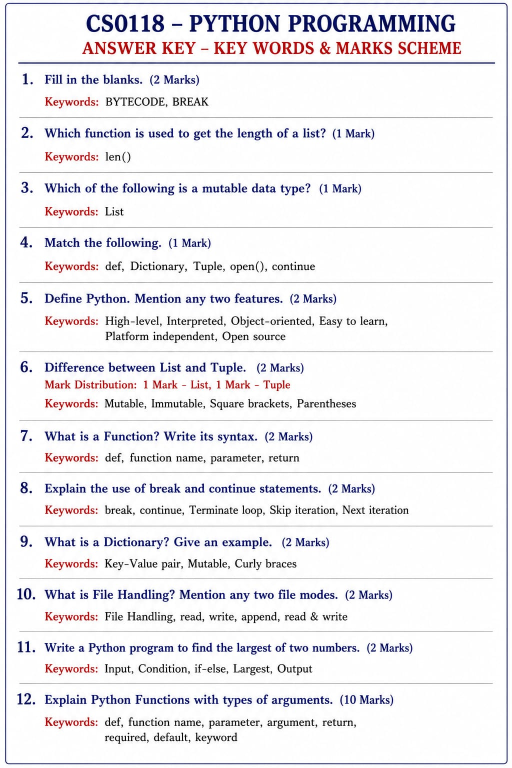
#> input picture answer_keys/key16_380f3008b7364c02a3da7e1b937b6b7d_WhatsApp_Image_2026-07-30_at_7.52.13_PM.jpeg, 1024 x 1536 px (shown at 1/2 size)
$ python -i preprocess.py   (imports and definitions only)
#> lines starting #> are read from the running program, lines starting #| are printed output that depends on the picture; after the words box and inside, x2 and y2 are one past the last pixel; in counts of white or black regions, pixels touching at a corner belong together
#> in preprocess_image, image is the input picture: shape (1536, 1024, 3); mean B, G, R 239.5, 236.5, 237.8
"""
image_processing/preprocess.py
---------------------------------
Module 3: Answer Sheet Scanning Module
Image preprocessing pipeline for scanned/photographed answer sheets.

Steps applied (in order):
  1. Resize (cap max dimension for consistent, fast processing)
  2. Grayscale conversion
  3. Contrast enhancement (CLAHE)
  4. Noise removal (denoising)
  5. Deskew (straighten rotated pages)
  6. Adaptive thresholding (binarize for cleaner OCR)
  7. Sharpening
"""

import cv2
import numpy as np


MAX_DIMENSION = 2000


def _resize(image):
    h, w = image.shape[:2]
#> h = 1536; w = 1024
    longest = max(h, w)
#> longest = 1536
    if longest > MAX_DIMENSION:
        scale = MAX_DIMENSION / longest
        image = cv2.resize(image, (int(w * scale), int(h * scale)), interpolation=cv2.INTER_AREA)
    return image


def _grayscale(image):
    if len(image.shape) == 3:
        return cv2.cvtColor(image, cv2.COLOR_BGR2GRAY)
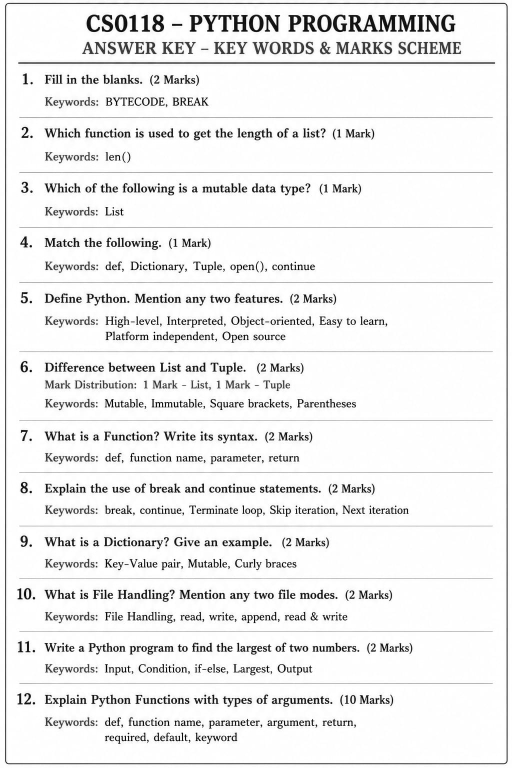
#> returned value: shape (1536, 1024) (shown at 1/2 size); min 0, max 255, mean 237.2
    return image


def _enhance_contrast(gray):
    clahe = cv2.createCLAHE(clipLimit=2.0, tileGridSize=(8, 8))
    return clahe.apply(gray)


def _remove_noise(gray):
    return cv2.fastNlMeansDenoising(gray, h=10)


def _deskew(gray):
    """Detects the dominant skew angle of the text block and rotates to correct it."""
    inverted = cv2.bitwise_not(gray)
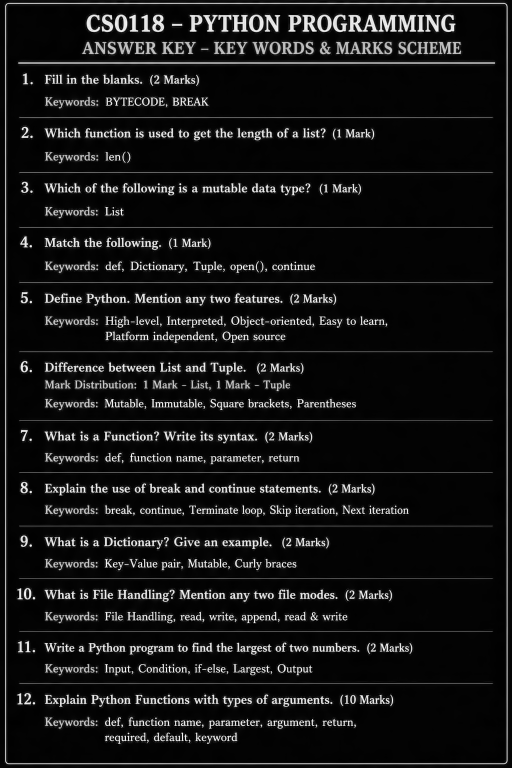
#> inverted: shape (1536, 1024) (shown at 1/2 size); min 0, max 254, mean 21.5
    thresh = cv2.threshold(inverted, 0, 255, cv2.THRESH_BINARY | cv2.THRESH_OTSU)[1]
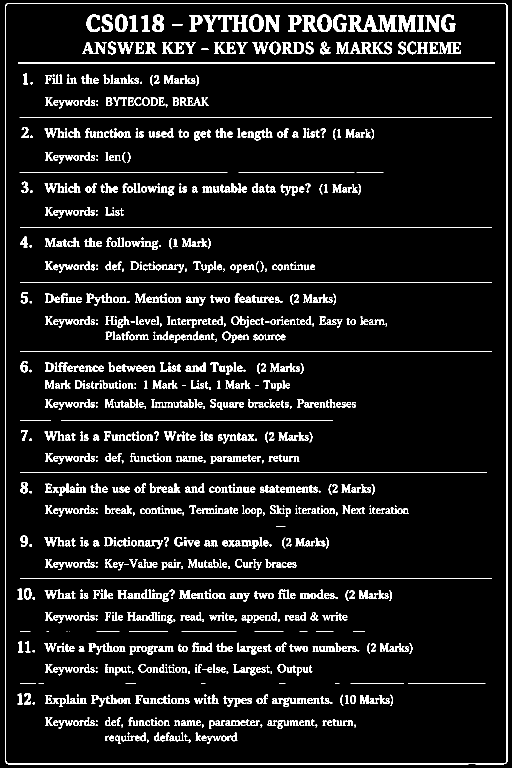
#> thresh: shape (1536, 1024) (shown at 1/2 size); 8% white; 1173 white regions (156 under 20 px), largest, box (x1, y1, x2, y2) and area: (10, 6, 1015, 1529) 10091, (36, 125, 990, 128) 1909, (697, 30, 756, 64) 1005
    coords = np.column_stack(np.where(thresh > 0))
#> coords = 126385 pairs, first value 6 to 1528, second value 10 to 1014

    if coords.shape[0] < 50:
        return gray  # not enough foreground pixels to reliably detect skew

    angle = cv2.minAreaRect(coords)[-1]
#> angle = -90
    if angle < -45:
        angle = -(90 + angle)
#> angle = 0
    else:
        angle = -angle

    # Ignore negligible or clearly-wrong angles rather than over-rotating.
    if abs(angle) < 0.3 or abs(angle) > 15:
        return gray

    (h, w) = gray.shape[:2]
    center = (w // 2, h // 2)
    matrix = cv2.getRotationMatrix2D(center, angle, 1.0)
    rotated = cv2.warpAffine(
        gray, matrix, (w, h), flags=cv2.INTER_CUBIC, borderMode=cv2.BORDER_REPLICATE
    )
    return rotated


def _threshold(gray):
    return cv2.adaptiveThreshold(
        gray, 255, cv2.ADAPTIVE_THRESH_GAUSSIAN_C, cv2.THRESH_BINARY, 31, 15
    )
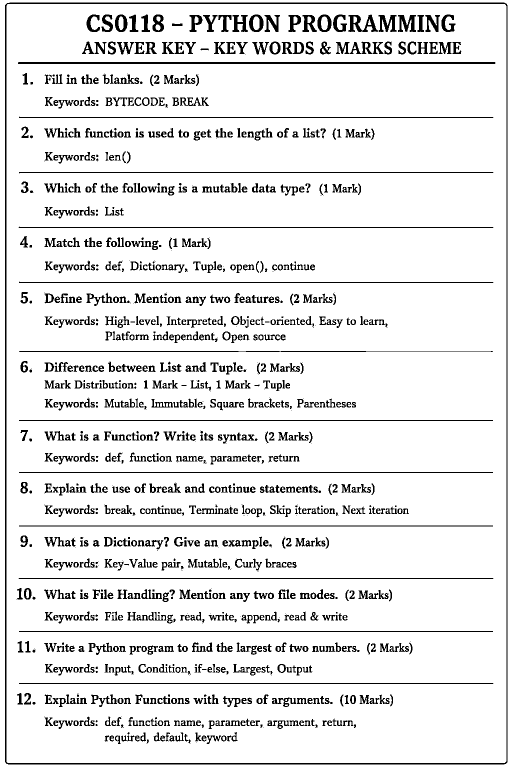
#> returned value: shape (1536, 1024) (shown at 1/2 size); 90.5% white; 1276 black regions (250 under 20 px), largest, box (x1, y1, x2, y2) and area: (10, 5, 1015, 1529) 13582, (36, 124, 991, 128) 3817, (37, 453, 987, 456) 1899


def _sharpen(image):
    kernel = np.array([[0, -1, 0], [-1, 5, -1], [0, -1, 0]])
    return cv2.filter2D(image, -1, kernel)


def preprocess_image(input_path, output_path):
    """
    Runs the full preprocessing pipeline on the image at input_path
    and writes the result to output_path.
    Returns output_path on success.
    """
    image = cv2.imread(input_path)
    if image is None:
        raise ValueError(f"Could not read image at {input_path}")

    image = _resize(image)
    gray = _grayscale(image)
    gray = _enhance_contrast(gray)
    gray = _remove_noise(gray)
    gray = _deskew(gray)
    binary = _threshold(gray)
    result = _sharpen(binary)

    cv2.imwrite(output_path, result)
    return output_path

>>> result = preprocess_image('../answer_keys/key16_380f3008b7364c02a3da7e1b937b6b7d_WhatsApp_Image_2026-07-30_at_7.52.13_PM.jpeg', 'out.png')

$ run again, on answer_keys/10_6a4f18dce987479d8acbabcb1aa1080b.jpeg
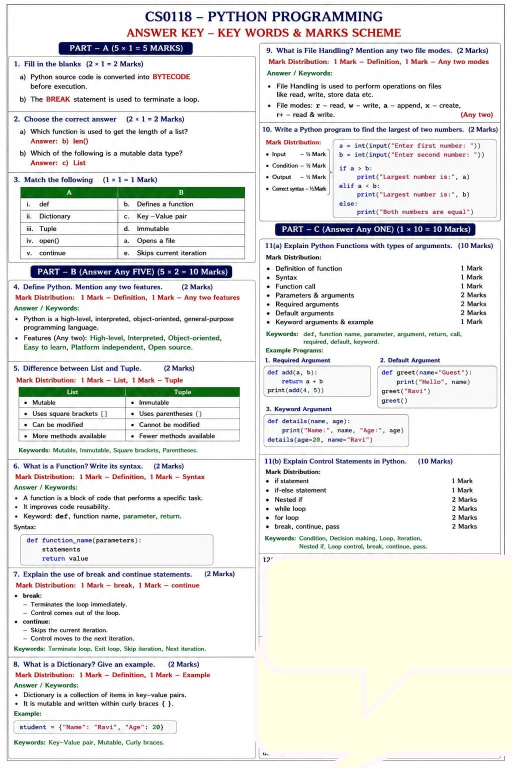
#> input picture answer_keys/10_6a4f18dce987479d8acbabcb1aa1080b.jpeg, 1024 x 1536 px (shown at 1/2 size)
#> in preprocess_image, image is the input picture: shape (1536, 1024, 3); mean B, G, R 229.1, 232.1, 231.8
#> in _deskew, `thresh = cv2.threshold(inverted, 0, 255, cv2.THRESH_BINARY | cv2.THRES..`:
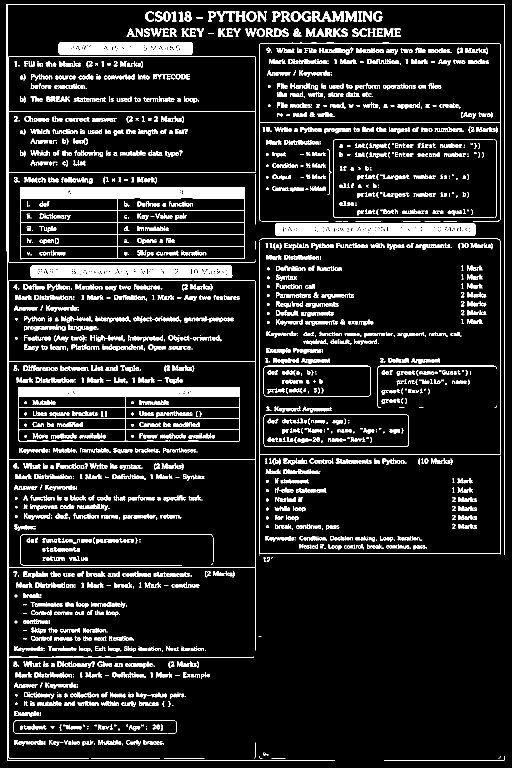
#> thresh: shape (1536, 1024) (shown at 1/2 size); 11.7% white; 2437 white regions (572 under 20 px), largest, box (x1, y1, x2, y2) and area: (41, 374, 490, 519) 13235, (37, 774, 480, 883) 10837, (550, 446, 951, 472) 9344
#> coords = 184222 pairs, first value 8 to 1521, second value 13 to 1009
#> in _deskew, `angle = cv2.minAreaRect(coords)[-1]`: angle = -90
#> in _deskew, `angle = -(90 + angle)`: angle = 0
#> in _threshold, `return cv2.adaptiveThreshold( gray, 255, cv2.ADAPTIVE_THRESH_GAUSSIAN_..`:
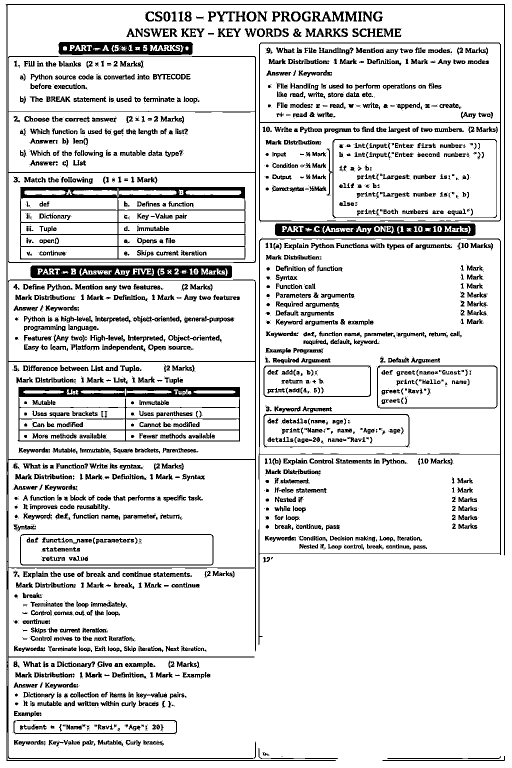
#> returned value: shape (1536, 1024) (shown at 1/2 size); 87% white; 2851 black regions (1151 under 20 px), largest, box (x1, y1, x2, y2) and area: (12, 8, 1010, 1522) 16732, (40, 374, 491, 520) 11372, (36, 774, 480, 883) 10094

$ run again, on answer_keys/10_be769b30af674cf499634a8712a35e0a.jpeg
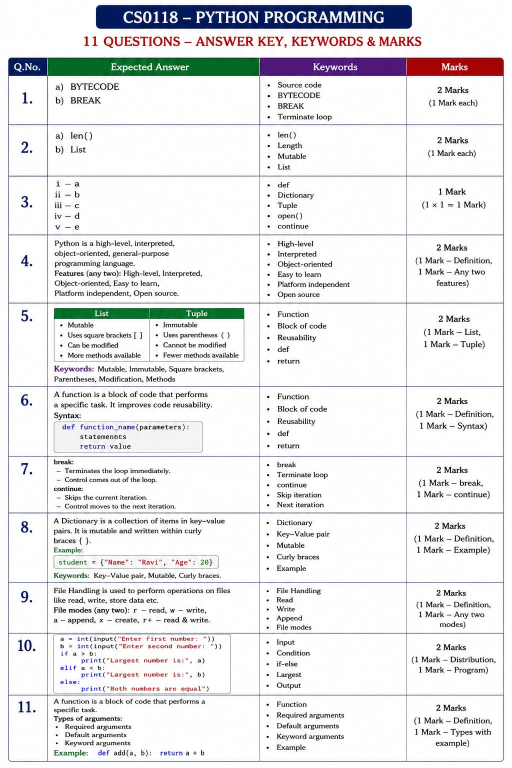
#> input picture answer_keys/10_be769b30af674cf499634a8712a35e0a.jpeg, 1024 x 1536 px (shown at 1/2 size)
#> in preprocess_image, image is the input picture: shape (1536, 1024, 3); mean B, G, R 233, 231.7, 231.3
#> in _deskew, `thresh = cv2.threshold(inverted, 0, 255, cv2.THRESH_BINARY | cv2.THRES..`:
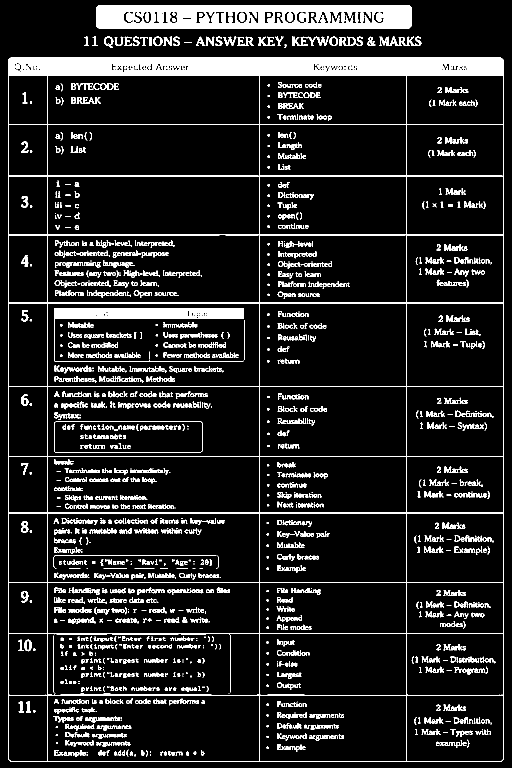
#> thresh: shape (1536, 1024) (shown at 1/2 size); 11.4% white; 1889 white regions (397 under 20 px), largest, box (x1, y1, x2, y2) and area: (16, 115, 1008, 1524) 60041, (192, 10, 824, 58) 24710, (108, 616, 488, 723) 8532
#> coords = 178804 pairs, first value 10 to 1523, second value 16 to 1007
#> in _deskew, `angle = cv2.minAreaRect(coords)[-1]`: angle = -90
#> in _deskew, `angle = -(90 + angle)`: angle = 0
#> in _threshold, `return cv2.adaptiveThreshold( gray, 255, cv2.ADAPTIVE_THRESH_GAUSSIAN_..`:
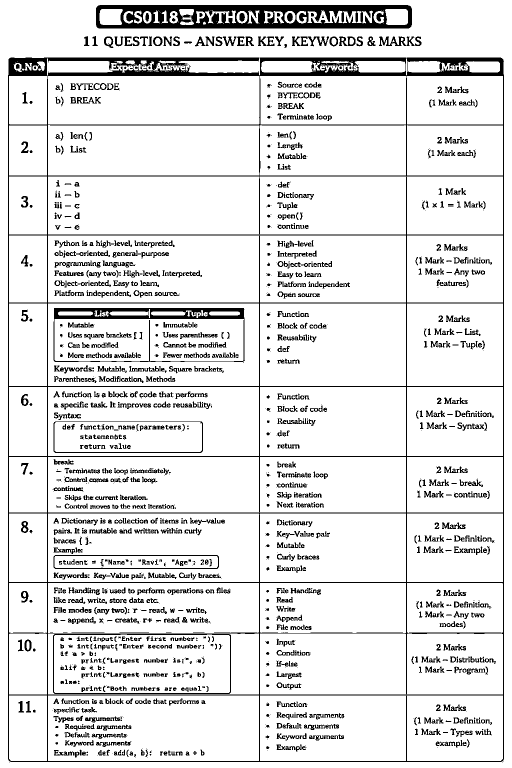
#> returned value: shape (1536, 1024) (shown at 1/2 size); 88.6% white; 1942 black regions (555 under 20 px), largest, box (x1, y1, x2, y2) and area: (16, 115, 1008, 1524) 54183, (192, 10, 824, 57) 19544, (107, 616, 490, 725) 6756
